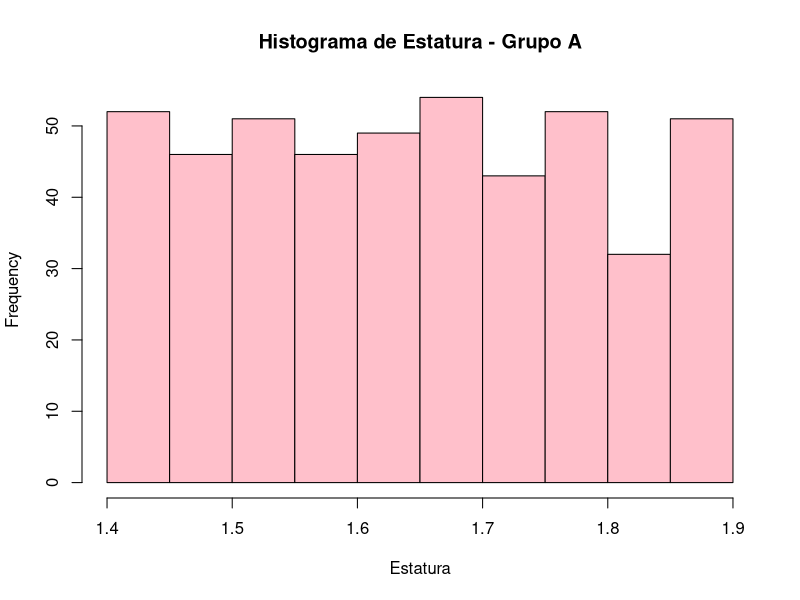
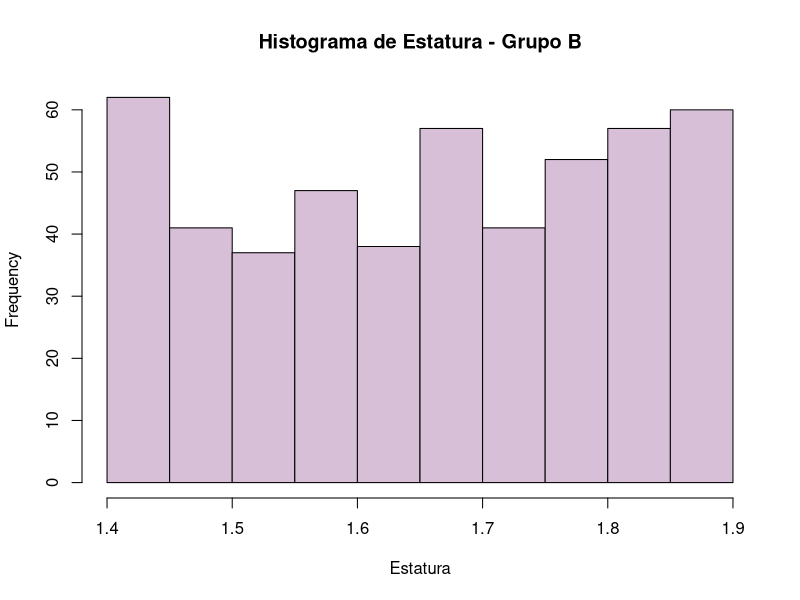
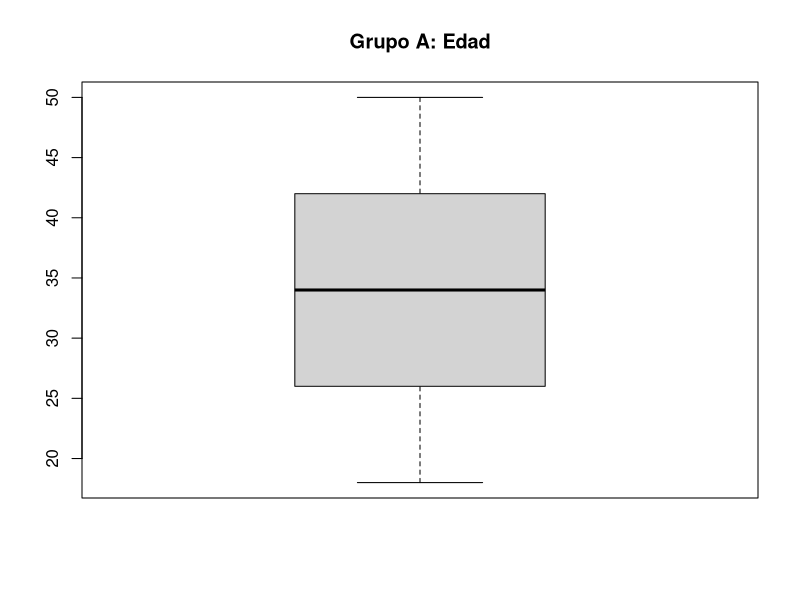
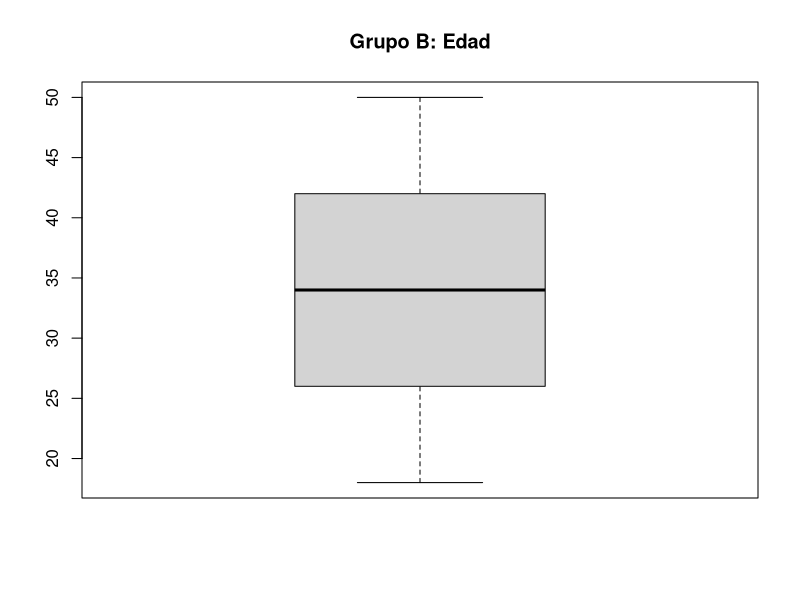

Source code (R) for these figures, in order:
# Cargar las librerías necesarias
library(ggplot2)

# Cargar los datos de los archivos CSV
grupoA <- read.csv("./grupoA.csv")
grupoB <- read.csv("./grupoB.csv")

# 2. Mostrar los datos de la variable Estatura en un histograma para cada grupo
hist(grupoA$Estatura, main="Histograma de Estatura - Grupo A", xlab="Estatura", col="pink")
hist(grupoB$Estatura, main="Histograma de Estatura - Grupo B", xlab="Estatura", col="thistle")

# 3. box plot de variable edad para ambos grupos
box_A_edad <- boxplot(grupoA$Edad, main="Grupo A: Edad")
box_B__edad <- boxplot(grupoB$Edad, main="Grupo B: Edad")

# 4. ¿Cuál grupo tiene un promedio de altura mayor? Y ¿Cuál tiene una altura mediana menor?
meanA = mean(grupoA$Estatura)
meanB = mean(grupoB$Estatura)
mayor = max(meanA, meanB)
print(paste("Promedio de altura grupo A: ", meanA))
print(paste("Promedio de altura grupo B: ",meanB))
print(paste("Promedio de altura mayor: ",mayor))

medianA = median(grupoA$Estatura)
medianB = median(grupoB$Estatura)
menor = min(meanA, meanB)
print(paste("Mediana de altura grupo A: ", medianA))
print(paste("Mediana de altura grupo B: ",medianB))
print(paste("Mediana de altura menor: ", menor))
